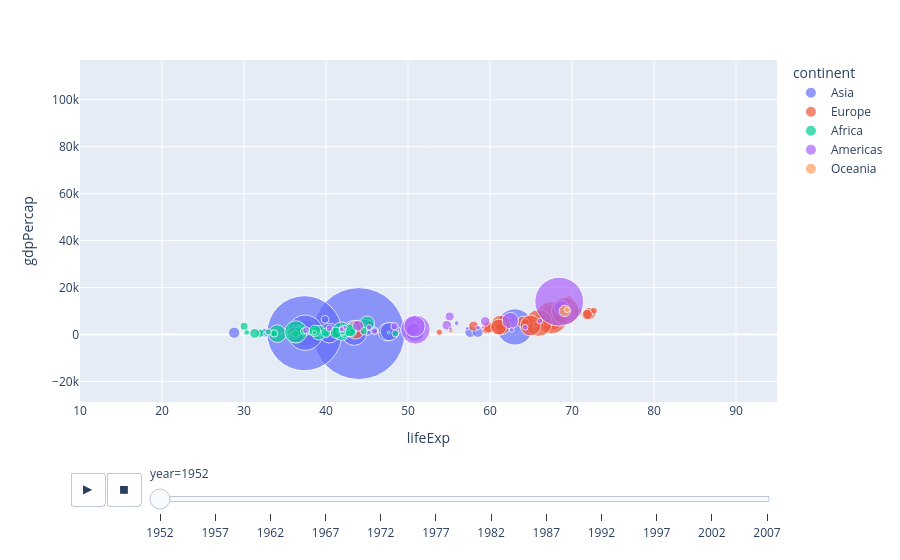

Notebook code for this chart:
### Code cell
# plot animation of the above curve on the basic of year
px.scatter(gap, x='lifeExp', y='gdpPercap',
           color='continent',size='pop',
           size_max=100, hover_name='country',
           range_x=[10,95],
           animation_frame='year',animation_group='country')

## "animation_frame" is the column which will be used to create the animation. here we passed the year column to create the animation. that means the animation will be created for each year.
## "animation_group" is the column which will be used to group the data. here we passed the country column to group the data. that means the data will be grouped by country and the animation will be created for each country.

### Figure 1 — Plotly figure (JSON) as saved in the notebook; plotly's stock layout.template omitted (floating-point values rounded to 4 significant figures)
{"data": [{"hovertemplate": "<b>%{hovertext}</b><br><br>continent=Asia<br>year=1952<br>lifeExp=%{x}<br>gdpPercap=%{y}<br>pop=%{marker.size}<extra></extra>", "hovertext": ["Afghanistan", "Bahrain", "Bangladesh", "Cambodia", "China", "Hong Kong, China", "India", "Indonesia", "Iran", "Iraq", "Israel", "Japan", "Jordan", "Korea, Dem. Rep.", "Korea, Rep.", "Kuwait", "Lebanon", "Malaysia", "Mongolia", "Myanmar", "Nepal", "Oman", "Pakistan", "Philippines", "Saudi Arabia", "Singapore", "Sri Lanka", "Syria", "Taiwan", "Thailand", "Vietnam", "West Bank and Gaza", "Yemen, Rep."], "ids": ["Afghanistan", "Bahrain", "Bangladesh", "Cambodia", "China", "Hong Kong, China", "India", "Indonesia", "Iran", "Iraq", "Israel", "Japan", "Jordan", "Korea, Dem. Rep.", "Korea, Rep.", "Kuwait", "Lebanon", "Malaysia", "Mongolia", "Myanmar", "Nepal", "Oman", "Pakistan", "Philippines", "Saudi Arabia", "Singapore", "Sri Lanka", "Syria", "Taiwan", "Thailand", "Vietnam", "West Bank and Gaza", "Yemen, Rep."], "legendgroup": "Asia", "marker": {"color": "#636efa", "size": [8425333, 120447, 46886859, 4693836, 556263527, 2125900, 372000000, 82052000, 17272000, 5441766, 1620914, 86459025, 607914, 8865488, 20947571, 160000, 1439529, 6748378, 800663, 20092996, 9182536, 507833, 41346560, 22438691, 4005677, 1127000, 7982342, 3661549, 8550362, 21289402, 26246839, 1030585, 4963829], "sizemode": "area", "sizeref": 131900.0, "symbol": "circle"}, "mode": "markers", "name": "Asia", "orientation": "v", "showlegend": true, "type": "scatter", "x": [28.8, 50.94, 37.48, 39.42, 44, 60.96, 37.37, 37.47, 44.87, 45.32, 65.39, 63.03, 43.16, 50.06, 47.45, 55.56, 55.93, 48.46, 42.24, 36.32, 36.16, 37.58, 43.44, 47.75, 39.88, 60.4, 57.59, 45.88, 58.5, 50.85, 40.41, 43.16, 32.55], "xaxis": "x", "y": [779.4, 9867.0, 684.2, 368.5, 400.4, 3054.0, 546.6, 749.7, 3035.0, 4130.0, 4087.0, 3217.0, 1547.0, 1088.0, 1031.0, 108400.0, 4835.0, 1831.0, 786.6, 331, 545.9, 1828.0, 684.6, 1273.0, 6460.0, 2315.0, 1084.0, 1643.0, 1207.0, 757.8, 605.1, 1516.0, 781.7], "yaxis": "y"}, {"hovertemplate": "<b>%{hovertext}</b><br><br>continent=Europe<br>year=1952<br>lifeExp=%{x}<br>gdpPercap=%{y}<br>pop=%{marker.size}<extra></extra>", "hovertext": ["Albania", "Austria", "Belgium", "Bosnia and Herzegovina", "Bulgaria", "Croatia", "Czech Republic", "Denmark", "Finland", "France", "Germany", "Greece", "Hungary", "Iceland", "Ireland", "Italy", "Montenegro", "Netherlands", "Norway", "Poland", "Portugal", "Romania", "Serbia", "Slovak Republic", "Slovenia", "Spain", "Sweden", "Switzerland", "Turkey", "United Kingdom"], "ids": ["Albania", "Austria", "Belgium", "Bosnia and Herzegovina", "Bulgaria", "Croatia", "Czech Republic", "Denmark", "Finland", "France", "Germany", "Greece", "Hungary", "Iceland", "Ireland", "Italy", "Montenegro", "Netherlands", "Norway", "Poland", "Portugal", "Romania", "Serbia", "Slovak Republic", "Slovenia", "Spain", "Sweden", "Switzerland", "Turkey", "United Kingdom"], "legendgroup": "Europe", "marker": {"color": "#EF553B", "size": [1282697, 6927772, 8730405, 2791000, 7274900, 3882229, 9125183, 4334000, 4090500, 42459667, 69145952, 7733250, 9504000, 147962, 2952156, 47666000, 413834, 10381988, 3327728, 25730551, 8526050, 16630000, 6860147, 3558137, 1489518, 28549870, 7124673, 4815000, 22235677, 50430000], "sizemode": "area", "sizeref": 131900.0, "symbol": "circle"}, "mode": "markers", "name": "Europe", "orientation": "v", "showlegend": true, "type": "scatter", "x": [55.23, 66.8, 68, 53.82, 59.6, 61.21, 66.87, 70.78, 66.55, 67.41, 67.5, 65.86, 64.03, 72.49, 66.91, 65.94, 59.16, 72.13, 72.67, 61.31, 59.82, 61.05, 58.0, 64.36, 65.57, 64.94, 71.86, 69.62, 43.59, 69.18], "xaxis": "x", "y": [1601.0, 6137.0, 8343.0, 973.5, 2444.0, 3119.0, 6876.0, 9692.0, 6425.0, 7030.0, 7144.0, 3531.0, 5264.0, 7268.0, 5210.0, 4931.0, 2648.0, 8942.0, 10100.0, 4029.0, 3068.0, 3145.0, 3581.0, 5075.0, 4215.0, 3834.0, 8528.0, 14730.0, 1969.0, 9980.0], "yaxis": "y"}, {"hovertemplate": "<b>%{hovertext}</b><br><br>continent=Africa<br>year=1952<br>lifeExp=%{x}<br>gdpPercap=%{y}<br>pop=%{marker.size}<extra></extra>", "hovertext": ["Algeria", "Angola", "Benin", "Botswana", "Burkina Faso", "Burundi", "Cameroon", "Central African Republic", "Chad", "Comoros", "Congo, Dem. Rep.", "Congo, Rep.", "Cote d'Ivoire", "Djibouti", "Egypt", "Equatorial Guinea", "Eritrea", "Ethiopia", "Gabon", "Gambia", "Ghana", "Guinea", "Guinea-Bissau", "Kenya", "Lesotho", "Liberia", "Libya", "Madagascar", "Malawi", "Mali", "Mauritania", "Mauritius", "Morocco", "Mozambique", "Namibia", "Niger", "Nigeria", "Reunion", "Rwanda", "Sao Tome and Principe", "Senegal", "Sierra Leone", "Somalia", "South Africa", "Sudan", "Swaziland", "Tanzania", "Togo", "Tunisia", "Uganda", "Zambia", "Zimbabwe"], "ids": ["Algeria", "Angola", "Benin", "Botswana", "Burkina Faso", "Burundi", "Cameroon", "Central African Republic", "Chad", "Comoros", "Congo, Dem. Rep.", "Congo, Rep.", "Cote d'Ivoire", "Djibouti", "Egypt", "Equatorial Guinea", "Eritrea", "Ethiopia", "Gabon", "Gambia", "Ghana", "Guinea", "Guinea-Bissau", "Kenya", "Lesotho", "Liberia", "Libya", "Madagascar", "Malawi", "Mali", "Mauritania", "Mauritius", "Morocco", "Mozambique", "Namibia", "Niger", "Nigeria", "Reunion", "Rwanda", "Sao Tome and Principe", "Senegal", "Sierra Leone", "Somalia", "South Africa", "Sudan", "Swaziland", "Tanzania", "Togo", "Tunisia", "Uganda", "Zambia", "Zimbabwe"], "legendgroup": "Africa", "marker": {"color": "#00cc96", "size": [9279525, 4232095, 1738315, 442308, 4469979, 2445618, 5009067, 1291695, 2682462, 153936, 14100005, 854885, 2977019, 63149, 22223309, 216964, 1438760, 20860941, 420702, 284320, 5581001, 2664249, 580653, 6464046, 748747, 863308, 1019729, 4762912, 2917802, 3838168, 1022556, 516556, 9939217, 6446316, 485831, 3379468, 33119096, 257700, 2534927, 60011, 2755589, 2143249, 2526994, 14264935, 8504667, 290243, 8322925, 1219113, 3647735, 5824797, 2672000, 3080907], "sizemode": "area", "sizeref": 131900.0, "symbol": "circle"}, "mode": "markers", "name": "Africa", "orientation": "v", "showlegend": true, "type": "scatter", "x": [43.08, 30.02, 38.22, 47.62, 31.98, 39.03, 38.52, 35.46, 38.09, 40.72, 39.14, 42.11, 40.48, 34.81, 41.89, 34.48, 35.93, 34.08, 37.0, 30, 43.15, 33.61, 32.5, 42.27, 42.14, 38.48, 42.72, 36.68, 36.26, 33.69, 40.54, 50.99, 42.87, 31.29, 41.73, 37.44, 36.32, 52.72, 40, 46.47, 37.28, 30.33, 32.98, 45.01, 38.63, 41.41, 41.22, 38.6, 44.6, 39.98, 42.04, 48.45], "xaxis": "x", "y": [2449.0, 3521.0, 1063.0, 851.2, 543.3, 339.3, 1173.0, 1071.0, 1179.0, 1103.0, 780.5, 2126.0, 1389.0, 2670.0, 1419.0, 375.6, 328.9, 362.1, 4293.0, 485.2, 911.3, 510.2, 299.9, 853.5, 298.8, 575.6, 2388.0, 1443.0, 369.2, 452.3, 743.1, 1968.0, 1688.0, 468.5, 2424.0, 761.9, 1077.0, 2719.0, 493.3, 879.6, 1450.0, 879.8, 1136.0, 4725.0, 1616.0, 1148.0, 716.7, 859.8, 1468.0, 734.8, 1147.0, 406.9], "yaxis": "y"}, {"hovertemplate": "<b>%{hovertext}</b><br><br>continent=Americas<br>year=1952<br>lifeExp=%{x}<br>gdpPercap=%{y}<br>pop=%{marker.size}<extra></extra>", "hovertext": ["Argentina", "Bolivia", "Brazil", "Canada", "Chile", "Colombia", "Costa Rica", "Cuba", "Dominican Republic", "Ecuador", "El Salvador", "Guatemala", "Haiti", "Honduras", "Jamaica", "Mexico", "Nicaragua", "Panama", "Paraguay", "Peru", "Puerto Rico", "Trinidad and Tobago", "United States", "Uruguay", "Venezuela"], "ids": ["Argentina", "Bolivia", "Brazil", "Canada", "Chile", "Colombia", "Costa Rica", "Cuba", "Dominican Republic", "Ecuador", "El Salvador", "Guatemala", "Haiti", "Honduras", "Jamaica", "Mexico", "Nicaragua", "Panama", "Paraguay", "Peru", "Puerto Rico", "Trinidad and Tobago", "United States", "Uruguay", "Venezuela"], "legendgroup": "Americas", "marker": {"color": "#ab63fa", "size": [17876956, 2883315, 56602560, 14785584, 6377619, 12350771, 926317, 6007797, 2491346, 3548753, 2042865, 3146381, 3201488, 1517453, 1426095, 30144317, 1165790, 940080, 1555876, 8025700, 2227000, 662850, 157553000, 2252965, 5439568], "sizemode": "area", "sizeref": 131900.0, "symbol": "circle"}, "mode": "markers", "name": "Americas", "orientation": "v", "showlegend": true, "type": "scatter", "x": [62.48, 40.41, 50.92, 68.75, 54.74, 50.64, 57.21, 59.42, 45.93, 48.36, 45.26, 42.02, 37.58, 41.91, 58.53, 50.79, 42.31, 55.19, 62.65, 43.9, 64.28, 59.1, 68.44, 66.07, 55.09], "xaxis": "x", "y": [5911.0, 2677.0, 2109.0, 11370.0, 3940.0, 2144.0, 2627.0, 5587.0, 1398.0, 3522.0, 3048.0, 2428.0, 1840.0, 2195.0, 2899.0, 3478.0, 3112.0, 2480.0, 1952.0, 3759.0, 3082.0, 3023.0, 13990.0, 5717.0, 7690.0], "yaxis": "y"}, {"hovertemplate": "<b>%{hovertext}</b><br><br>continent=Oceania<br>year=1952<br>lifeExp=%{x}<br>gdpPercap=%{y}<br>pop=%{marker.size}<extra></extra>", "hovertext": ["Australia", "New Zealand"], "ids": ["Australia", "New Zealand"], "legendgroup": "Oceania", "marker": {"color": "#FFA15A", "size": [8691212, 1994794], "sizemode": "area", "sizeref": 131900.0, "symbol": "circle"}, "mode": "markers", "name": "Oceania", "orientation": "v", "showlegend": true, "type": "scatter", "x": [69.12, 69.39], "xaxis": "x", "y": [10040.0, 10560.0], "yaxis": "y"}], "layout": {"legend": {"itemsizing": "constant", "title": {"text": "continent"}, "tracegroupgap": 0}, "margin": {"t": 60}, "sliders": [{"active": 0, "currentvalue": {"prefix": "year="}, "len": 0.9, "pad": {"b": 10, "t": 60}, "steps": [{"args": [["1952"], {"frame": {"duration": 0, "redraw": false}, "fromcurrent": true, "mode": "immediate", "transition": {"duration": 0, "easing": "linear"}}], "label": "1952", "method": "animate"}, {"args": [["1957"], {"frame": {"duration": 0, "redraw": false}, "fromcurrent": true, "mode": "immediate", "transition": {"duration": 0, "easing": "linear"}}], "label": "1957", "method": "animate"}, {"args": [["1962"], {"frame": {"duration": 0, "redraw": false}, "fromcurrent": true, "mode": "immediate", "transition": {"duration": 0, "easing": "linear"}}], "label": "1962", "method": "animate"}, {"args": [["1967"], {"frame": {"duration": 0, "redraw": false}, "fromcurrent": true, "mode": "immediate", "transition": {"duration": 0, "easing": "linear"}}], "label": "1967", "method": "animate"}, {"args": [["1972"], {"frame": {"duration": 0, "redraw": false}, "fromcurrent": true, "mode": "immediate", "transition": {"duration": 0, "easing": "linear"}}], "label": "1972", "method": "animate"}, {"args": [["1977"], {"frame": {"duration": 0, "redraw": false}, "fromcurrent": true, "mode": "immediate", "transition": {"duration": 0, "easing": "linear"}}], "label": "1977", "method": "animate"}, {"args": [["1982"], {"frame": {"duration": 0, "redraw": false}, "fromcurrent": true, "mode": "immediate", "transition": {"duration": 0, "easing": "linear"}}], "label": "1982", "method": "animate"}, {"args": [["1987"], {"frame": {"duration": 0, "redraw": false}, "fromcurrent": true, "mode": "immediate", "transition": {"duration": 0, "easing": "linear"}}], "label": "1987", "method": "animate"}, {"args": [["1992"], {"frame": {"duration": 0, "redraw": false}, "fromcurrent": true, "mode": "immediate", "transition": {"duration": 0, "easing": "linear"}}], "label": "1992", "method": "animate"}, {"args": [["1997"], {"frame": {"duration": 0, "redraw": false}, "fromcurrent": true, "mode": "immediate", "transition": {"duration": 0, "easing": "linear"}}], "label": "1997", "method": "animate"}, {"args": [["2002"], {"frame": {"duration": 0, "redraw": false}, "fromcurrent": true, "mode": "immediate", "transition": {"duration": 0, "easing": "linear"}}], "label": "2002", "method": "animate"}, {"args": [["2007"], {"frame": {"duration": 0, "redraw": false}, "fromcurrent": true, "mode": "immediate", "transition": {"duration": 0, "easing": "linear"}}], "label": "2007", "method": "animate"}], "x": 0.1, "xanchor": "left", "y": 0, "yanchor": "top"}], "updatemenus": [{"buttons": [{"args": [null, {"frame": {"duration": 500, "redraw": false}, "fromcurrent": true, "mode": "immediate", "transition": {"duration": 500, "easing": "linear"}}], "label": "&#9654;", "method": "animate"}, {"args": [[null], {"frame": {"duration": 0, "redraw": false}, "fromcurrent": true, "mode": "immediate", "transition": {"duration": 0, "easing": "linear"}}], "label": "&#9724;", "method": "animate"}], "direction": "left", "pad": {"r": 10, "t": 70}, "showactive": false, "type": "buttons", "x": 0.1, "xanchor": "right", "y": 0, "yanchor": "top"}], "xaxis": {"anchor": "y", "domain": [0, 1], "range": [10, 95], "title": {"text": "lifeExp"}}, "yaxis": {"anchor": "x", "domain": [0, 1], "title": {"text": "gdpPercap"}}}}
